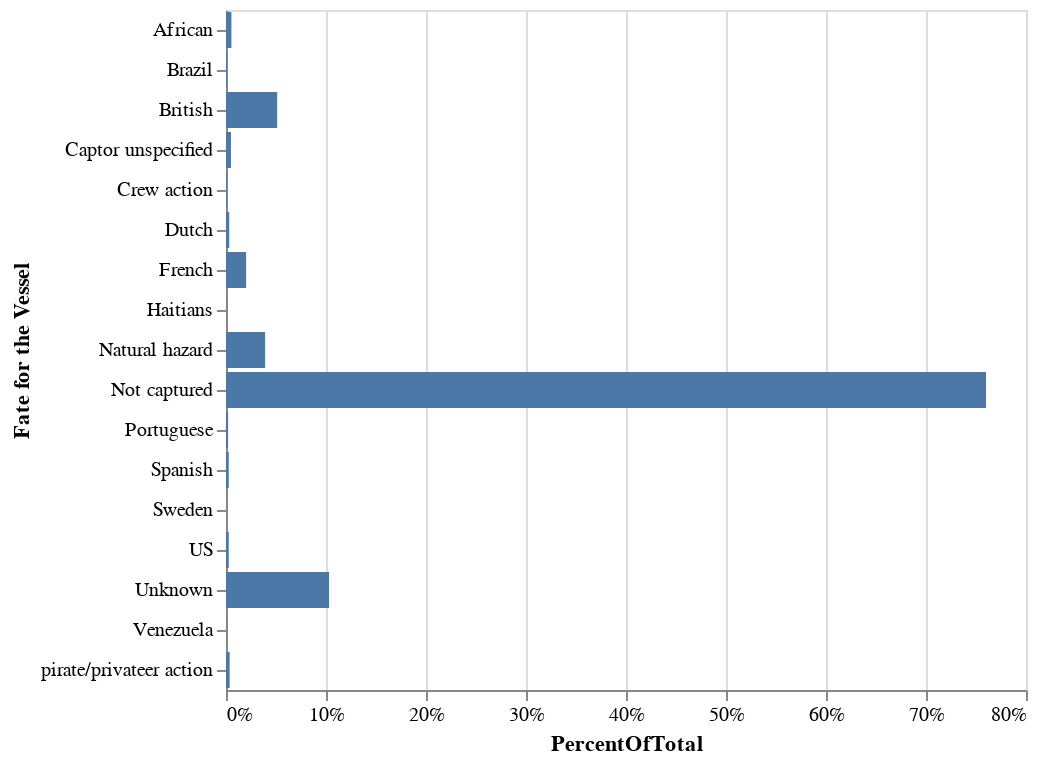

Source (notebook cell):
### Code cell
alt.Chart(source5).transform_joinaggregate(
    TotalFate3='sum(Values)',
).transform_calculate(
    PercentOfTotal="datum.Values / datum.TotalFate3"
).mark_bar().encode(
    alt.X('PercentOfTotal:Q', axis=alt.Axis(format='.0%')),
    y='Fate for the Vessel:N'
)

### Figure 1 — Vega-Lite specification as saved in the notebook (floating-point values rounded to 4 significant figures)
{"config": {"view": {"continuousWidth": 400, "continuousHeight": 300}}, "data": {"name": "data-6ffcd0c6440fbb6cd7d64f17b5d4ec2e"}, "mark": "bar", "encoding": {"x": {"type": "quantitative", "axis": {"format": ".0%"}, "field": "PercentOfTotal"}, "y": {"type": "nominal", "field": "Fate for the Vessel"}}, "transform": [{"joinaggregate": [{"op": "sum", "field": "Values", "as": "TotalFate3"}]}, {"calculate": "datum.Values / datum.TotalFate3", "as": "PercentOfTotal"}], "$schema": "https://vega.github.io/schema/vega-lite/v4.8.1.json", "datasets": {"data-6ffcd0c6440fbb6cd7d64f17b5d4ec2e": [{"Fate for the Vessel": "Not captured", "Values": 27443}, {"Fate for the Vessel": "Unknown", "Values": 3722}, {"Fate for the Vessel": "British", "Values": 1847}, {"Fate for the Vessel": "Natural hazard", "Values": 1412}, {"Fate for the Vessel": "French", "Values": 727}, {"Fate for the Vessel": "African", "Values": 195}, {"Fate for the Vessel": "Captor unspecified", "Values": 178}, {"Fate for the Vessel": "pirate/privateer action", "Values": 132}, {"Fate for the Vessel": "Dutch", "Values": 117}, {"Fate for the Vessel": "Spanish", "Values": 99}, {"Fate for the Vessel": "US", "Values": 99}, {"Fate for the Vessel": "Portuguese", "Values": 76}, {"Fate for the Vessel": "Brazil", "Values": 31}, {"Fate for the Vessel": "Crew action", "Values": 23}, {"Fate for the Vessel": "Venezuela", "Values": 3}, {"Fate for the Vessel": "Haitians", "Values": 3}, {"Fate for the Vessel": "Sweden", "Values": 1}]}}
